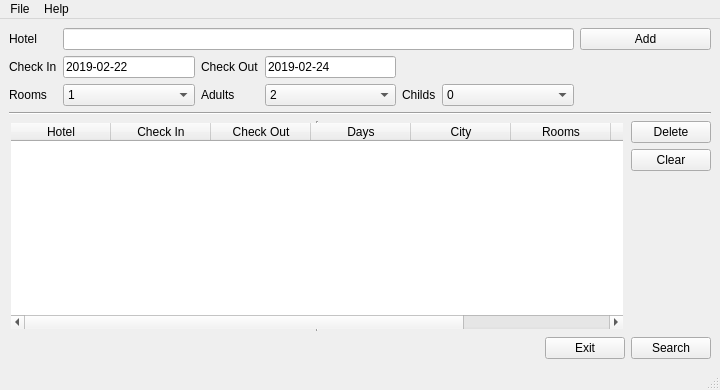
<?xml version="1.0" encoding="UTF-8"?>
<ui version="4.0">
 <class>MainWindow</class>
 <widget class="QMainWindow" name="MainWindow">
  <property name="geometry">
   <rect>
    <x>0</x>
    <y>0</y>
    <width>720</width>
    <height>390</height>
   </rect>
  </property>
  <property name="windowTitle">
   <string>MainWindow</string>
  </property>
  <widget class="QWidget" name="centralwidget">
   <layout class="QVBoxLayout" name="verticalLayout_3">
    <item>
     <layout class="QVBoxLayout" name="verticalLayout">
      <item>
       <layout class="QGridLayout" name="gridLayout_1">
        <item row="1" column="1">
         <widget class="QLineEdit" name="checkInLineEdit">
          <property name="text">
           <string>2019-02-22</string>
          </property>
         </widget>
        </item>
        <item row="1" column="0">
         <widget class="QLabel" name="label_2">
          <property name="text">
           <string>Check In</string>
          </property>
         </widget>
        </item>
        <item row="1" column="2">
         <widget class="QLabel" name="label_3">
          <property name="text">
           <string>Check Out</string>
          </property>
         </widget>
        </item>
        <item row="2" column="1">
         <widget class="QComboBox" name="roomsComboBox">
          <item>
           <property name="text">
            <string>1</string>
           </property>
          </item>
          <item>
           <property name="text">
            <string>2</string>
           </property>
          </item>
          <item>
           <property name="text">
            <string>3</string>
           </property>
          </item>
          <item>
           <property name="text">
            <string>4</string>
           </property>
          </item>
          <item>
           <property name="text">
            <string>5</string>
           </property>
          </item>
          <item>
           <property name="text">
            <string>6</string>
           </property>
          </item>
         </widget>
        </item>
        <item row="1" column="3">
         <widget class="QLineEdit" name="checkOutLineEdit">
          <property name="text">
           <string>2019-02-24</string>
          </property>
         </widget>
        </item>
        <item row="0" column="0">
         <widget class="QLabel" name="label_1">
          <property name="text">
           <string>Hotel</string>
          </property>
         </widget>
        </item>
        <item row="2" column="4">
         <widget class="QLabel" name="label_5">
          <property name="text">
           <string>Childs</string>
          </property>
         </widget>
        </item>
        <item row="2" column="5">
         <widget class="QComboBox" name="childsComboBox">
          <item>
           <property name="text">
            <string>0</string>
           </property>
          </item>
          <item>
           <property name="text">
            <string>1</string>
           </property>
          </item>
          <item>
           <property name="text">
            <string>2</string>
           </property>
          </item>
          <item>
           <property name="text">
            <string>3</string>
           </property>
          </item>
          <item>
           <property name="text">
            <string>4</string>
           </property>
          </item>
          <item>
           <property name="text">
            <string>5</string>
           </property>
          </item>
          <item>
           <property name="text">
            <string>6</string>
           </property>
          </item>
         </widget>
        </item>
        <item row="2" column="3">
         <widget class="QComboBox" name="adultsComboBox">
          <property name="currentIndex">
           <number>1</number>
          </property>
          <item>
           <property name="text">
            <string>1</string>
           </property>
          </item>
          <item>
           <property name="text">
            <string>2</string>
           </property>
          </item>
          <item>
           <property name="text">
            <string>3</string>
           </property>
          </item>
          <item>
           <property name="text">
            <string>4</string>
           </property>
          </item>
          <item>
           <property name="text">
            <string>5</string>
           </property>
          </item>
          <item>
           <property name="text">
            <string>6</string>
           </property>
          </item>
         </widget>
        </item>
        <item row="2" column="6">
         <spacer name="horizontalSpacer_2">
          <property name="orientation">
           <enum>Qt::Horizontal</enum>
          </property>
          <property name="sizeHint" stdset="0">
           <size>
            <width>40</width>
            <height>20</height>
           </size>
          </property>
         </spacer>
        </item>
        <item row="2" column="0">
         <widget class="QLabel" name="label">
          <property name="text">
           <string>Rooms</string>
          </property>
         </widget>
        </item>
        <item row="0" column="6">
         <widget class="QPushButton" name="addButton">
          <property name="text">
           <string>Add</string>
          </property>
         </widget>
        </item>
        <item row="0" column="1" colspan="5">
         <widget class="QLineEdit" name="hotelLineEdit"/>
        </item>
        <item row="2" column="2">
         <widget class="QLabel" name="label_4">
          <property name="text">
           <string>Adults</string>
          </property>
         </widget>
        </item>
        <item row="1" column="5">
         <spacer name="horizontalSpacer_3">
          <property name="orientation">
           <enum>Qt::Horizontal</enum>
          </property>
          <property name="sizeHint" stdset="0">
           <size>
            <width>130</width>
            <height>20</height>
           </size>
          </property>
         </spacer>
        </item>
       </layout>
      </item>
      <item>
       <widget class="Line" name="line">
        <property name="orientation">
         <enum>Qt::Horizontal</enum>
        </property>
       </widget>
      </item>
      <item>
       <layout class="QHBoxLayout" name="horizontalLayout_3">
        <item>
         <widget class="QTableWidget" name="tableWidget">
          <property name="focusPolicy">
           <enum>Qt::WheelFocus</enum>
          </property>
          <property name="contextMenuPolicy">
           <enum>Qt::ActionsContextMenu</enum>
          </property>
          <property name="statusTip">
           <string notr="true"/>
          </property>
          <property name="autoFillBackground">
           <bool>false</bool>
          </property>
          <property name="styleSheet">
           <string notr="true"/>
          </property>
          <property name="frameShape">
           <enum>QFrame::VLine</enum>
          </property>
          <property name="frameShadow">
           <enum>QFrame::Sunken</enum>
          </property>
          <property name="editTriggers">
           <set>QAbstractItemView::NoEditTriggers</set>
          </property>
          <property name="alternatingRowColors">
           <bool>false</bool>
          </property>
          <property name="selectionMode">
           <enum>QAbstractItemView::ExtendedSelection</enum>
          </property>
          <property name="selectionBehavior">
           <enum>QAbstractItemView::SelectRows</enum>
          </property>
          <property name="gridStyle">
           <enum>Qt::NoPen</enum>
          </property>
          <property name="sortingEnabled">
           <bool>false</bool>
          </property>
          <property name="rowCount">
           <number>0</number>
          </property>
          <property name="columnCount">
           <number>8</number>
          </property>
          <attribute name="verticalHeaderVisible">
           <bool>false</bool>
          </attribute>
          <attribute name="verticalHeaderDefaultSectionSize">
           <number>30</number>
          </attribute>
          <attribute name="verticalHeaderMinimumSectionSize">
           <number>20</number>
          </attribute>
          <attribute name="verticalHeaderShowSortIndicator" stdset="0">
           <bool>false</bool>
          </attribute>
          <column>
           <property name="text">
            <string>Hotel</string>
           </property>
          </column>
          <column>
           <property name="text">
            <string>Check In</string>
           </property>
          </column>
          <column>
           <property name="text">
            <string>Check Out</string>
           </property>
          </column>
          <column>
           <property name="text">
            <string>Days</string>
           </property>
          </column>
          <column>
           <property name="text">
            <string>City</string>
           </property>
          </column>
          <column>
           <property name="text">
            <string>Rooms</string>
           </property>
          </column>
          <column>
           <property name="text">
            <string>Adults</string>
           </property>
          </column>
          <column>
           <property name="text">
            <string>Childs</string>
           </property>
          </column>
         </widget>
        </item>
        <item>
         <layout class="QVBoxLayout" name="verticalLayout_2">
          <item>
           <widget class="QPushButton" name="deleteButton">
            <property name="text">
             <string>Delete</string>
            </property>
           </widget>
          </item>
          <item>
           <widget class="QPushButton" name="clearButton">
            <property name="text">
             <string>Clear</string>
            </property>
           </widget>
          </item>
          <item>
           <spacer name="verticalSpacer_3">
            <property name="orientation">
             <enum>Qt::Vertical</enum>
            </property>
            <property name="sizeHint" stdset="0">
             <size>
              <width>20</width>
              <height>40</height>
             </size>
            </property>
           </spacer>
          </item>
         </layout>
        </item>
       </layout>
      </item>
      <item>
       <layout class="QGridLayout" name="gridLayout_2">
        <item row="0" column="2">
         <widget class="QPushButton" name="searchButton">
          <property name="text">
           <string>Search</string>
          </property>
         </widget>
        </item>
        <item row="0" column="0">
         <spacer name="horizontalSpacer">
          <property name="orientation">
           <enum>Qt::Horizontal</enum>
          </property>
          <property name="sizeHint" stdset="0">
           <size>
            <width>40</width>
            <height>20</height>
           </size>
          </property>
         </spacer>
        </item>
        <item row="0" column="1">
         <widget class="QPushButton" name="exitButton">
          <property name="text">
           <string>Exit</string>
          </property>
         </widget>
        </item>
       </layout>
      </item>
     </layout>
    </item>
   </layout>
  </widget>
  <widget class="QMenuBar" name="menubar">
   <property name="geometry">
    <rect>
     <x>0</x>
     <y>0</y>
     <width>720</width>
     <height>25</height>
    </rect>
   </property>
   <widget class="QMenu" name="menuFile">
    <property name="title">
     <string>File</string>
    </property>
   </widget>
   <widget class="QMenu" name="menuHelp">
    <property name="title">
     <string>Help</string>
    </property>
    <addaction name="actionLinsence"/>
    <addaction name="actionAbout"/>
   </widget>
   <addaction name="menuFile"/>
   <addaction name="menuHelp"/>
  </widget>
  <widget class="QStatusBar" name="statusbar"/>
  <action name="actionLinsence">
   <property name="text">
    <string>License</string>
   </property>
  </action>
  <action name="actionAbout">
   <property name="text">
    <string>About</string>
   </property>
  </action>
 </widget>
 <resources/>
 <connections/>
</ui>
